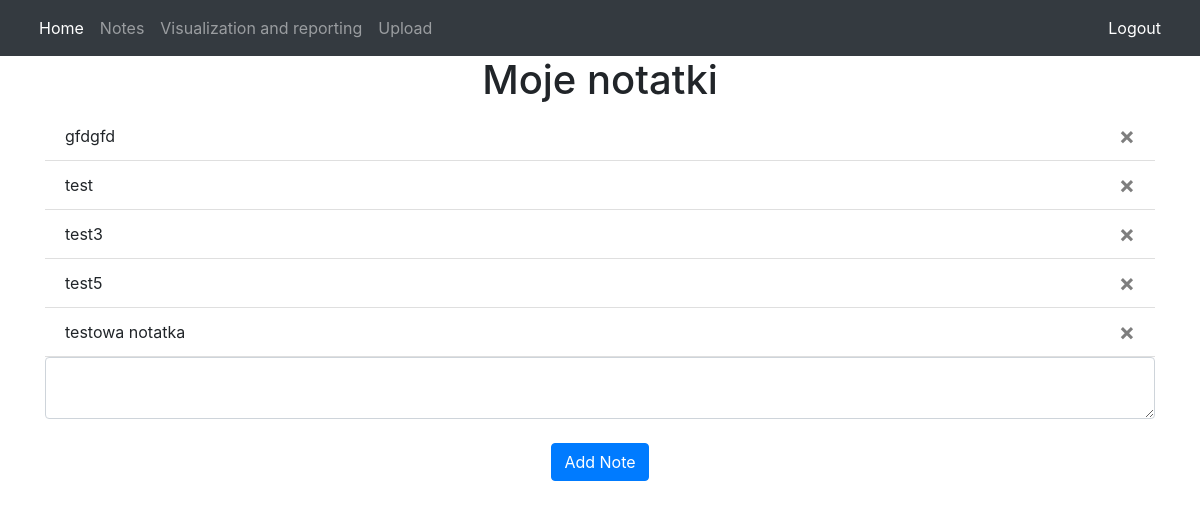
The app's page /notes (signed in) with its own data.
### website/models.py (models this page shows)
class Note(db.Model):
    id = db.Column(db.Integer, primary_key=True)
    data = db.Column(db.String(10000))
    date = db.Column(db.DateTime(timezone=True), default=func.now())
    user_id = db.Column(db.Integer, db.ForeignKey('user.id'))

### website/views.py (the view, shortened to what this page needs)
@views.route('/notes', methods=['GET', 'POST'])
@login_required
def notes():
    return render_template("notes.html", user=current_user )

### website/__init__.py (called while the page is built)
def create_app():
    app = Flask(__name__)
    app.config['SECRET_KEY'] = 'hjshjhdjah kjshkjdhjs'
    app.config['SQLALCHEMY_DATABASE_URI'] = f'sqlite:///{DB_NAME}'
    app.config['SQLALCHEMY_TRACK_MODIFICATIONS']=False
    db.init_app(app)
    from .views import views
    from .auth import auth
    from .import_csv import importCsv
    from .transformation import transform
    app.register_blueprint(views, url_prefix='/')
    app.register_blueprint(auth, url_prefix='/')
    app.register_blueprint(importCsv, url_prefix='/')
    app.register_blueprint(transform, url_prefix='/')
    from . import models
    with app.app_context():
        db.create_all()
    login_manager = LoginManager()
    login_manager.login_view = 'auth.login'
    login_manager.init_app(app)
    @login_manager.user_loader
    def load_user(id):
        return models.User.query.get(int(id))
    return app

### website/templates/notes.html
{% extends "base.html" %} {% block title %}Notes{% endblock %}
{% block content %}
    <h1 align="center">Moje notatki</h1>
    <ul class="list-group list-group-flush" id="notes">
      {% for note in user.notes %}
      <li class="list-group-item">
        {{ note.data }}
        <button type="button" class="close" onClick="deleteNote({{ note.id }})">
          <span aria-hidden="true">&times;</span>
        </button>
      </li>
      {% endfor %}
    </ul>
    <form method="POST">
      <textarea name="note" id="note" class="form-control"></textarea>
      <br />
      <div align="center">
        <button type="submit" class="btn btn-primary">Add Note</button>
      </div>
    </form>
{% endblock %}

### records on screen
Note: data "gfdgfd"
Note: data "test"
Note: data "test3"
Note: data "test5"
Note: data "testowa notatka"
